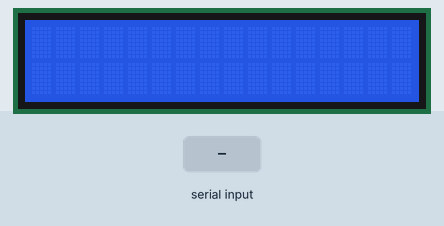
Simulated run of this sketch. Board: Arduino Uno, built with avr-gcc and run on an emulated ATmega328P. On the bench: 16×2 character LCD. Inputs (shaded band) come from the test bench. What the sketch prints to the serial monitor is not drawn.

Above: at 1.2 s.
1.3 s: "1\n" received over Serial
At 2.4 s:
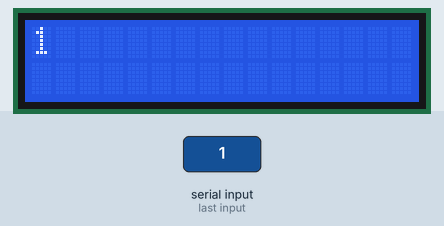
2.8 s: "0\n" received over Serial
At 3.5 s:
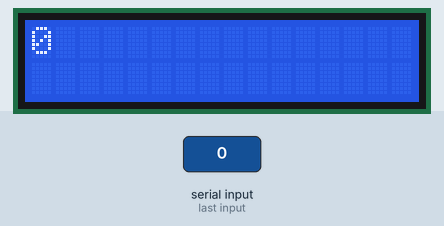
4.3 s: "2\n" received over Serial
At 4.7 s:
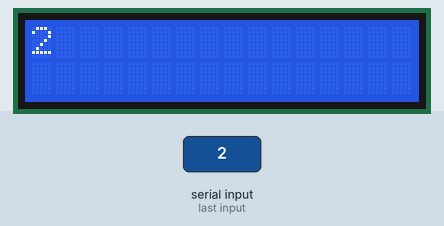
Timing chart, 0 to 7.3 s (numbered marks = the images above; inputs shaded):
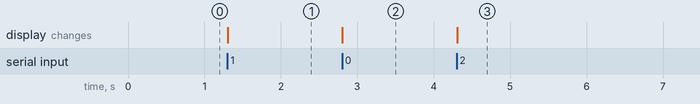

Measured:
- after the input at 1.3 s, the display: changes at once (image 1)
- after the input at 2.8 s, the display: changes at once (image 2)
- after the input at 4.3 s, the display: changes at once (image 3)

The sketch:

arduino_script.ino
```cpp
#include <LiquidCrystal.h>


const int rs = 12, en = 11, d4 = 5, d5 = 4, d6 = 3, d7 = 2;
LiquidCrystal lcd(rs, en, d4, d5, d6, d7);

void setup() {
  lcd.begin(16, 2);
  Serial.begin(9600);

}

void loop() {
  if (Serial.available()) {
    String message = Serial.readStringUntil('\n');
    lcd.clear();
    lcd.print(message);
    Serial.println(message);
  }
}
```
